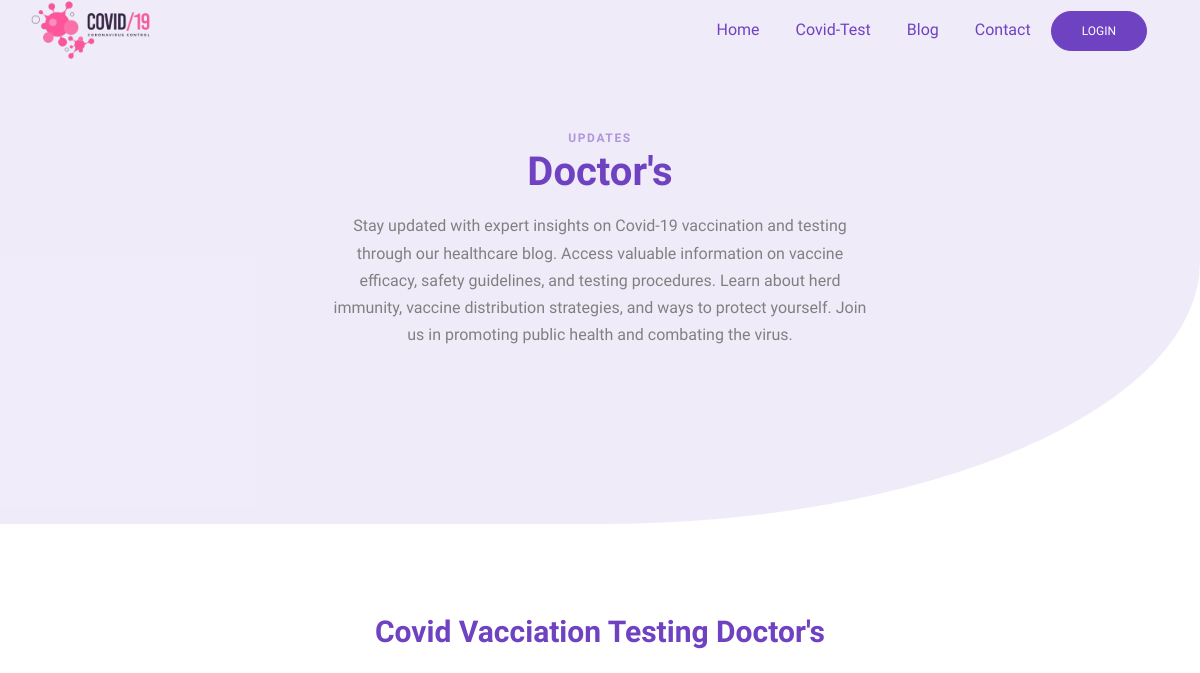
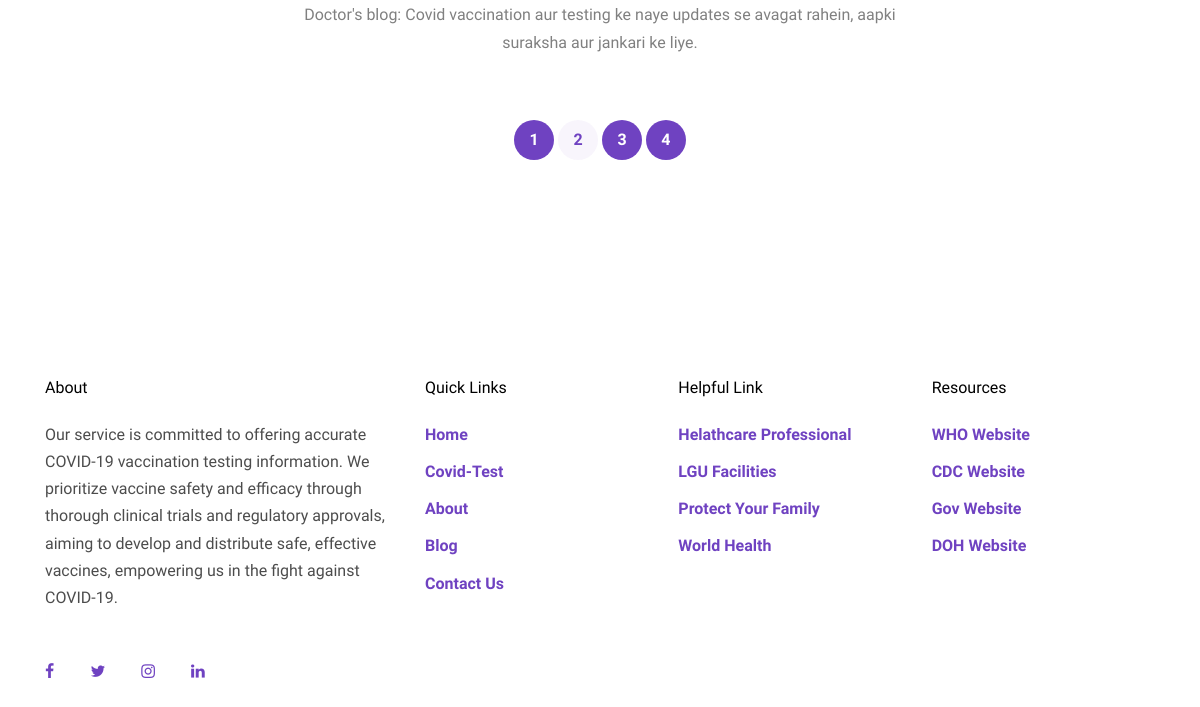
The page /covid-tms/blog.php on the database as committed earlier (2 pictures, top to bottom).
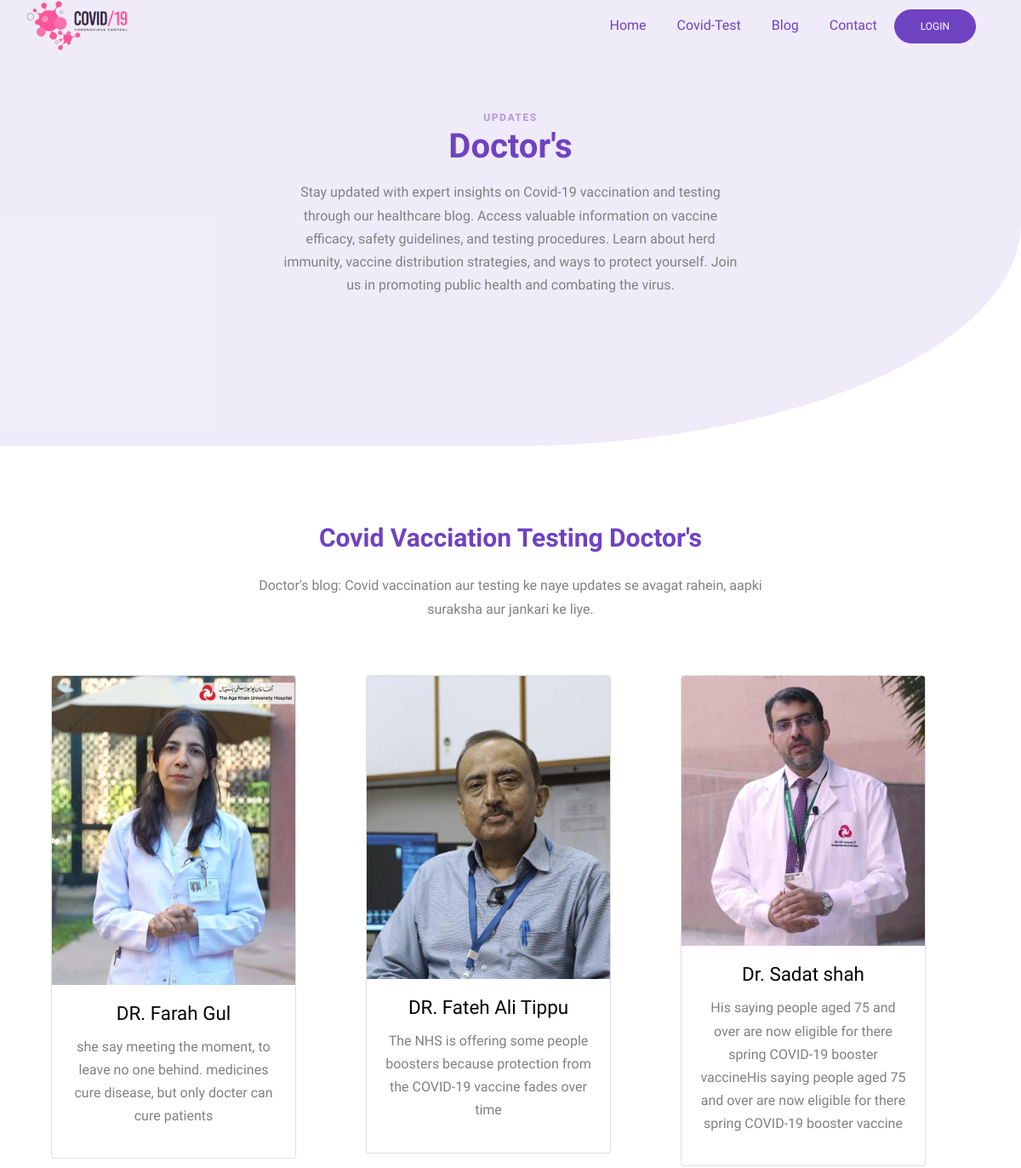
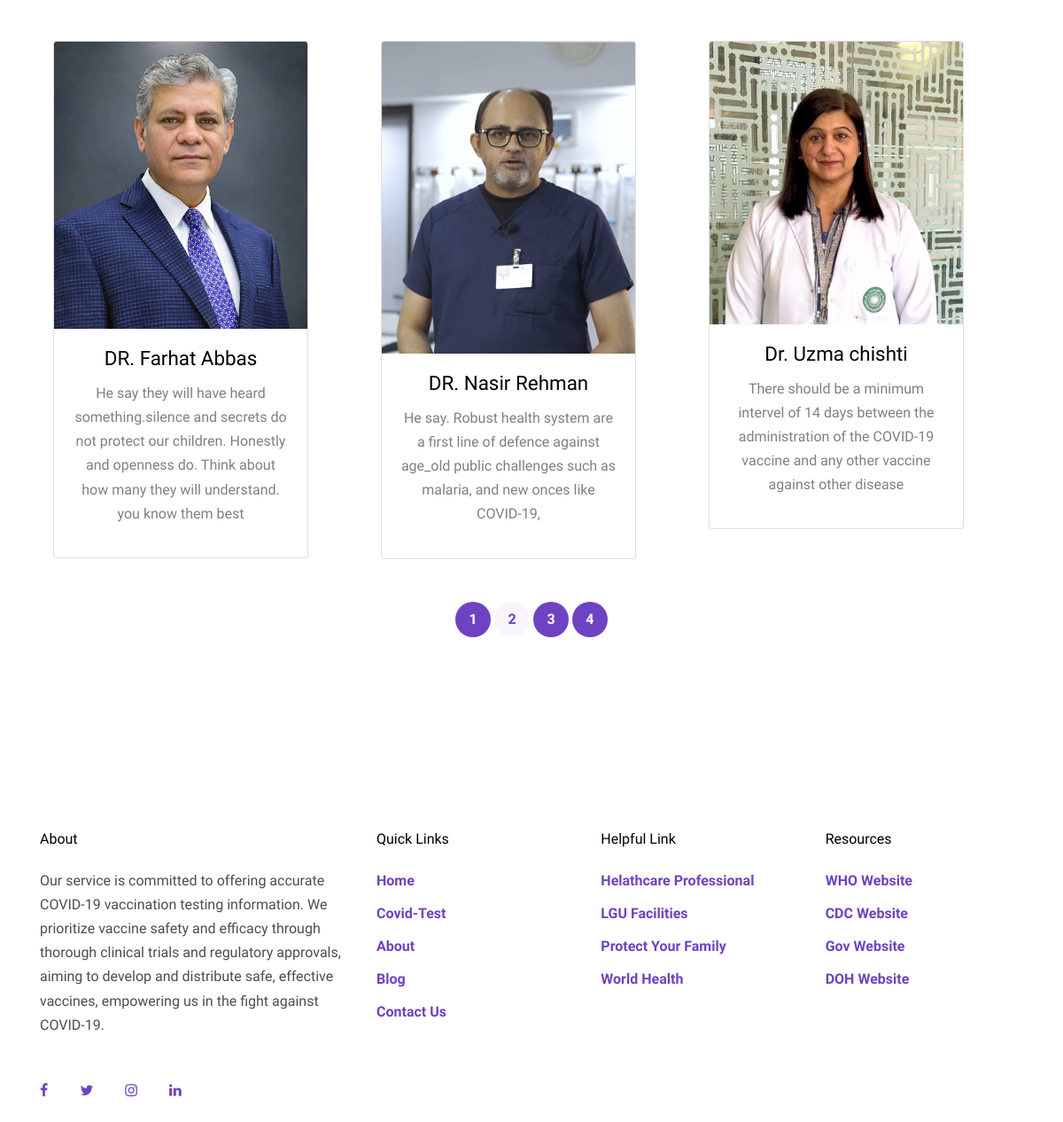
The same page on the database as committed later (2 pictures, top to bottom).
### tables this page shows
CREATE TABLE `blog` (
  `id` int(11) NOT NULL,
  `image` varchar(400) NOT NULL,
  `name` varchar(255) NOT NULL,
  `content` varchar(500) NOT NULL,
  `dt` varchar(255) NOT NULL DEFAULT current_timestamp()
);

### covid-tms/blog.php (the view, shortened to what this page needs)
<?php
include("includes/config.php");
?>
<!doctype html>
<html lang="en">
<head>
  <link rel="stylesheet" href="ui/fonts/icomoon/style.css">
  <link rel="stylesheet" href="ui/css/bootstrap.min.css">
  <link rel="stylesheet" href="ui/css/jquery-ui.css">
  <link rel="stylesheet" href="ui/css/owl.carousel.min.css">
  <link rel="stylesheet" href="ui/css/owl.theme.default.min.css">
  <link rel="stylesheet" href="ui/css/owl.theme.default.min.css">
  <link rel="stylesheet" href="ui/css/jquery.fancybox.min.css">
  <link rel="stylesheet" href="ui/css/bootstrap-datepicker.css">
  <link rel="stylesheet" href="ui/fonts/flaticon/font/flaticon.css">
  <link rel="stylesheet" href="ui/fonts/flaticon-covid/font/flaticon.css">
  <link rel="stylesheet" href="ui/css/aos.css">
  <link rel="stylesheet" href="ui/css/style.css">
</head>
<body data-spy="scroll" data-target=".site-navbar-target" data-offset="300">
  <div class="site-wrap">
    <header class="site-navbar light js-sticky-header site-navbar-target" role="banner">
      <div class="container">
        <div class="row align-items-center">
        <div class="col-6 col-xl-2">
          <img src="ui/images/logo.png" style="position: absolute;margin-top:-100px; margin-left:-50px;" height="200px" alt="">
          </div>
          <div class="col-12 col-md-10 d-none d-xl-block">
            <nav class="site-navigation position-relative text-right" role="navigation">
            <ul class="site-menu main-menu js-clone-nav mr-auto d-none d-lg-block  p-2">
            <a href="index.php" class="nav-link list-unstyled">Home</a>
                <a href="new-user-testing.php" class="nav-link list-unstyled">Covid-Test</a>
                <a href="blog.php" class="nav-link list-unstyled">Blog</a>
                <a href="contact.php" class="nav-link list-unstyled">Contact</a>
                <a href="login.php" class="btn btn-primary text-white list-unstyled">Login</a>
              </ul>
            </nav>
          </div>
        </div>
      </div>
    </header>
    <div class="hero-v1">
      <div class="container">
        <div class="row align-items-center justify-content-center">
          <div class="col-lg-6 text-center mx-auto">
            <span class="d-block subheading">Updates</span>
            <h1 class="heading mb-3">Doctor's </h1>
            <p class="mb-5">Stay updated with expert insights on Covid-19 vaccination and testing through our healthcare blog. Access valuable information on vaccine efficacy, safety guidelines, and testing procedures. Learn about herd immunity, vaccine distribution strategies, and ways to protect yourself. Join us in promoting public health and combating the virus.</p>
          </div>
        </div>
      </div>
    </div>
    <div class="site-section">
      <div class="container">
        <div class="row mb-5">
          <div class="col-lg-7 mx-auto text-center">
            <h2 class="mb-4 section-heading">Covid Vacciation Testing Doctor's</h2>
            <p>Doctor's blog: Covid vaccination aur testing ke naye updates se avagat rahein, aapki suraksha aur jankari ke liye.</p>
          </div>
        </div>
        <div class="container">
  <div class="row text-center position-center">
    <?php
    $show = "SELECT * FROM blog";
    $result = mysqli_query($con, $show);
    while($row = mysqli_fetch_array($result)){
    ?>
    <div class="col-sm-4 mb-5">
      <div class="card" style="width: 18rem;">
        <img src="<?php echo $row['image']; ?>" class="card-img-top" alt="...">
        <div class="card-body">
          <h5 class="card-title"><?php echo $row['name']; ?></h5>
          <p class="card-text"><?php echo $row['content']; ?></p>
        </div>
      </div>
    </div>
    <?php
    }
    ?>
  </div>
</div>
        </div>
        <div class="row">
          <div class="col-lg-12 text-center">
            <div class="custom-pagination">
              <a href="#">1</a>
              <a href="#" class="active">2</a>
              <a href="#">3</a>
              <a href="#">4</a>
            </div>
          </div>
        </div>
      </div>
    </div>
    <div class="site-footer">
      <div class="container">
        <div class="row">
          <div class="col-lg-4">
            <h2 class="footer-heading mb-4">About</h2>
            <p>Our service is committed to offering accurate COVID-19 vaccination testing information. We prioritize vaccine safety and efficacy through thorough clinical trials and regulatory approvals, aiming to develop and distribute safe, effective vaccines, empowering us in the fight against COVID-19.</p>
            <div class="my-5">
              <a href="#" class="pl-0 pr-3"><span class="icon-facebook"></span></a>
              <a href="#" class="pl-3 pr-3"><span class="icon-twitter"></span></a>
              <a href="#" class="pl-3 pr-3"><span class="icon-instagram"></span></a>
              <a href="#" class="pl-3 pr-3"><span class="icon-linkedin"></span></a>
            </div>
          </div>
          <div class="col-lg-8">
            <div class="row">
              <div class="col-lg-4">
                <h2 class="footer-heading mb-4">Quick Links</h2>
                <ul class="list-unstyled">
                  <li><a href="index.php">Home</a></li>
                  <li><a href="new-user-testing.php">Covid-Test</a></li>
                  <li><a href="about.php">About</a></li>
                  <li><a href="blog.php">Blog</a></li>
                  <li><a href="contact.php">Contact Us</a></li>
                </ul>
              </div>
              <div class="col-lg-4">
                <h2 class="footer-heading mb-4">Helpful Link</h2>
                <ul class="list-unstyled">
                  <li><a href="https://pulsemedicalstaffing.com/helpful-links/">Helathcare Professional</a></li>
                  <li><a href="https://www.resilientlgus.ph/old-home">LGU Facilities</a></li>
                  <li><a href="https://www.albones.com/blog/covid-19-prevention-tips-to-protect-your-family">Protect Your Family</a></li>
                  <li><a href="https://www.who.int/emergencies/diseases/novel-coronavirus-2019/advice-for-public">World Health</a></li>
                </ul>
              </div>
              <div class="col-lg-4">
                <h2 class="footer-heading mb-4">Resources</h2>
                <ul class="list-unstyled">
                  <li><a href="https://www.who.int/emergencies/diseases/novel-coronavirus-2019/covid-19-vaccines/advice">WHO Website</a></li>
                  <li><a href="https://www.cdc.gov/coronavirus/2019-ncov/index.html">CDC Website</a></li>
                  <li><a href="https://www.sindhhealth.gov.pk/home/programs/COVID19">Gov Website</a></li>
                  <li><a href="https://doh.wa.gov/emergencies/covid-19/testing-covid-19">DOH Website</a></li>
                </ul>
              </div>
            </div>
          </div>
        </div>
          </div>
        </div>
</body>
</html>

### covid-tms/ui/css/style.css (style rules this page uses)
html { overflow-x: hidden; }
body { line-height: 1.7; color: gray; font-weight: 400; font-size: 1rem; }
a { -webkit-transition: .3s all ease; -o-transition: .3s all ease; transition: .3s all ease; }
h1, h2, h3, h4, h5, .h1, .h2, .h3, .h4, .h5 { font-family: "Mulish", -apple-system, BlinkMacSystemFont, "Segoe UI", Roboto, "Helvetica Neue", Arial, "Noto Sans", sans-serif, "Apple Color Emoji", "Segoe UI Emoji", "Segoe UI Symbol", "Noto Color Emoji"; }
body:after { -webkit-transition: .3s all ease-in-out; -o-transition: .3s all ease-in-out; transition: .3s all ease-in-out; }
.btn { font-size: 12px; text-transform: uppercase; border-radius: 30px; padding: 10px 30px; }
.btn.btn-primary { background: #6f42c1; border-color: #6f42c1; color: #fff; }
.site-section { padding: 2.5em 0; }
@media (min-width: 768px) { .site-section { padding: 8em 0; } }
.site-footer { padding: 4em 0; }
@media (min-width: 768px) { .site-footer { padding: 8em 0; } }
.site-footer p { color: rgba(0, 0, 0, 0.7); }
.site-footer h2, .site-footer h3, .site-footer h4, .site-footer h5 { color: #000; }
.site-footer a { font-weight: 700; }
.site-footer ul li { margin-bottom: 10px; }
.site-footer .footer-heading { font-size: 16px; color: #000; }
.site-navbar { margin-bottom: 0px; z-index: 1999; position: absolute; top: 0; width: 100%; }
.site-navbar .site-navigation .site-menu { margin-bottom: 0; }
.site-navbar .site-navigation .site-menu a { text-decoration: none !important; display: inline-block; }
.site-mobile-menu .site-nav-wrap { padding: 0; margin: 0; list-style: none; position: relative; }
.site-mobile-menu .site-nav-wrap a { padding: 10px 20px; display: block; position: relative; color: #212529; }
.sticky-wrapper .site-navbar { -webkit-transition: .3s all ease; -o-transition: .3s all ease; transition: .3s all ease; }
.hero-v1 { padding: 8rem 0 8rem 0; border-bottom-right-radius: 50%; background: rgba(111, 66, 193, 0.1); overflow: hidden; }
.hero-v1 .heading { font-weight: 900; color: #6f42c1; font-size: 40px; }
.hero-v1 .subheading { font-size: 12px; text-transform: uppercase; color: rgba(111, 66, 193, 0.5); letter-spacing: .1rem; font-weight: 900; }
.site-section { padding: 90px 0; }
.section-heading { font-size: 30px; font-weight: 900; color: #6f42c1; }
.custom-pagination a { display: inline-block; width: 40px; height: 40px; line-height: 40px; font-size: 16px; font-weight: 700; border-radius: 50%; background: #6f42c1; color: #fff; }
.custom-pagination a.active { background: rgba(111, 66, 193, 0.05); color: #6f42c1; }
.card-title { font-size: 1.4rem; color: #000; }

Rows that differ between the two databases and show on the page:
added blog: image (picture), name "DR. Farah Gul", content "she say meeting the moment, to leave no one behind. medicines cure disease, but only docter can cure patients"
added blog: image (picture), name "DR. Fateh Ali Tippu", content "The NHS is offering some people boosters because protection from the COVID-19 vaccine fades over time"
added blog: image (picture), name "Dr. Sadat shah", content "His saying people aged 75 and over are now eligible for there spring COVID-19 booster vaccineHis saying people aged 75 and over are now eligible for there spring COVID-19 booster vaccine"
added blog: image (picture), name "DR. Farhat Abbas", content "He say they will have heard something.silence and secrets do not protect our children. Honestly and openness do. Think about how many they will understand. you know them best"
added blog: image (picture), name "DR. Nasir Rehman", content "He say. Robust health system are a first line of defence against age_old public challenges such as malaria, and new onces like COVID-19,"
added blog: image (picture), name "Dr. Uzma chishti", content "There should be a minimum intervel of 14 days between the administration of the COVID-19 vaccine and any other vaccine against other disease"
